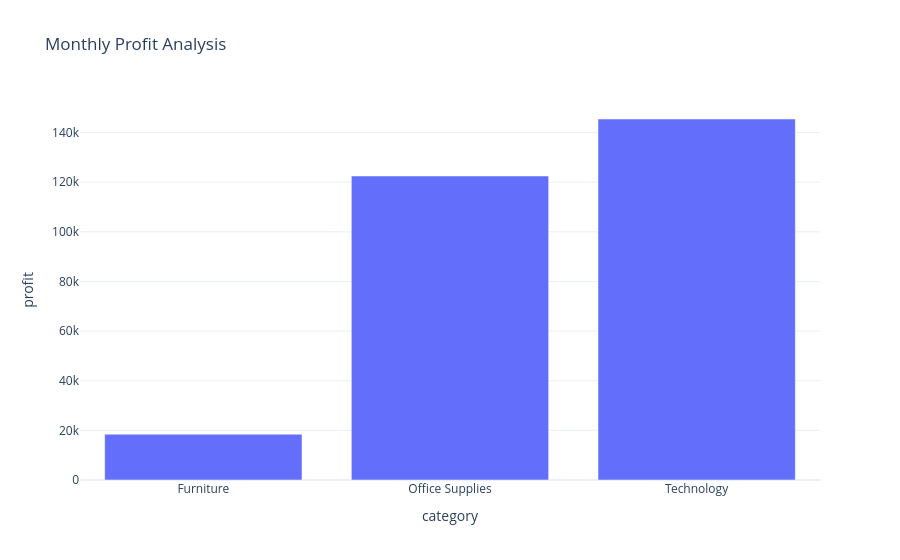

Notebook code for this chart:
### Markdown cell above
## profit by category

### Code cell
profit_by_categ = df.groupby('category')['profit'].sum().reset_index()
fig = px.bar(profit_by_categ, 
              x='category', 
              y='profit', 
              title='Monthly Profit Analysis')
fig.show()
profit_by_categ

### Figure 1 — Plotly figure (JSON) as saved in the notebook; plotly's stock layout.template omitted (floating-point values rounded to 4 significant figures)
{"data": [{"alignmentgroup": "True", "hovertemplate": "category=%{x}<br>profit=%{y}<extra></extra>", "legendgroup": "", "marker": {"color": "#636efa", "pattern": {"shape": ""}}, "name": "", "offsetgroup": "", "orientation": "v", "showlegend": false, "textposition": "auto", "type": "bar", "x": ["Furniture", "Office Supplies", "Technology"], "xaxis": "x", "y": [18450.0, 122500.0, 145500.0], "yaxis": "y"}], "layout": {"barmode": "relative", "legend": {"tracegroupgap": 0}, "title": {"text": "Monthly Profit Analysis"}, "xaxis": {"anchor": "y", "domain": [0, 1], "title": {"text": "category"}}, "yaxis": {"anchor": "x", "domain": [0, 1], "title": {"text": "profit"}}}}
